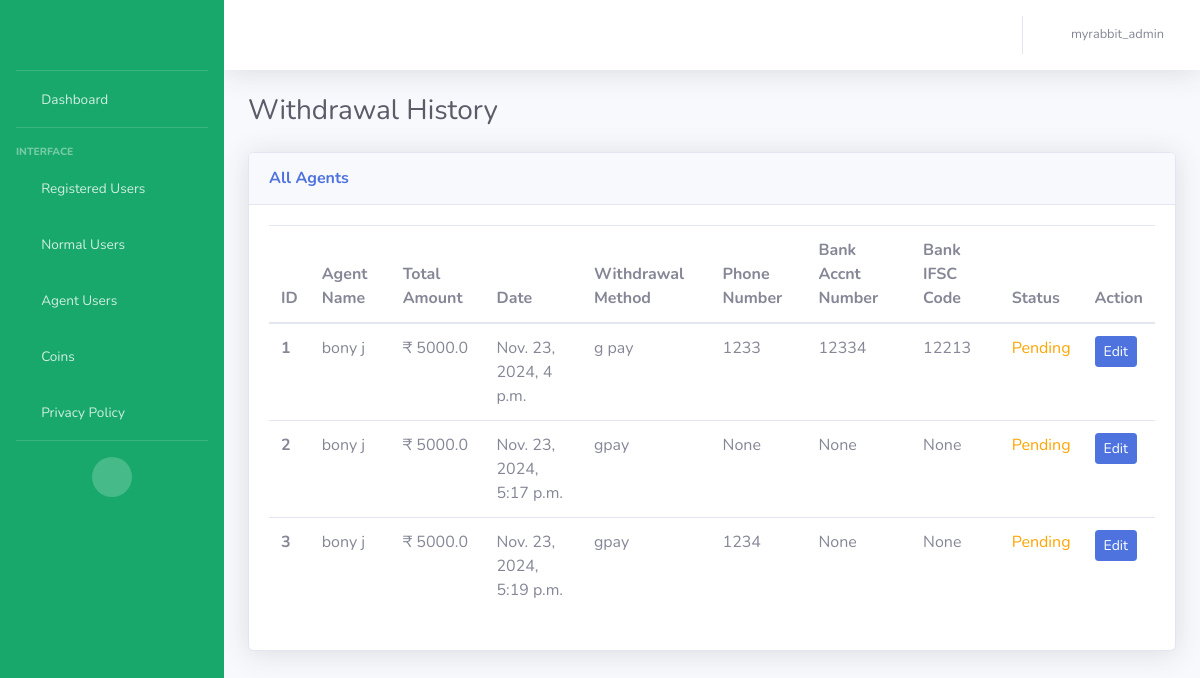
The app's page /history_agent_user (signed in) with its own data.
### my_rabit_app/models.py (models this page shows, shortened)
class WithdrawalHistoryModel(models.Model):
    agentpurchase_id = models.AutoField(primary_key=True)
    agent = models.ForeignKey(CustomerModel, on_delete=models.CASCADE, related_name='withdrawal_requests')
    withdrawal_amount = models.FloatField()
    withdrawal_date = models.DateTimeField(auto_now_add=True)
    withdrawal_method = models.CharField(max_length=20, choices=[
        ('g pay', 'G Pay'),
        ('phone pay', 'Phone Pe'),
        ('bank', 'Bank Transfer'),
    ])
    phone_number = models.CharField(max_length=15, blank=True, null=True)
    bank_account_number = models.CharField(max_length=30, blank=True, null=True)
    bank_ifsc_code = models.CharField(max_length=20, blank=True, null=True)
    status = models.CharField(max_length=20, default='Pending', choices=[
        ('Pending', 'Pending'),
        ('Completed', 'Completed'),
        ('Rejected', 'Rejected')
    ])

class CustomerModel(models.Model):
    NORMAL_USER = 'Normal User'
    AGENT_USER = 'Agent User'
    USER_STATUS_CHOICES = [
        (NORMAL_USER, 'Normal User'),
        (AGENT_USER, 'Agent User'),
    ]
    MALE = 'Male'
    FEMALE = 'Female'
    GENDER_CHOICES = [
        (MALE, 'Male'),
        (FEMALE, 'Female')
    ]
    customer_id = models.AutoField(primary_key=True)
    customer_first_name = models.CharField(max_length=100, blank=False)
    customer_last_name = models.CharField(max_length=100, default="unknown")
    customer_email = models.EmailField(default="unknown")
    customer_phone_number = models.CharField(max_length=50)
    customer_password = models.CharField(max_length=100, default='unknown')
    rating = models.IntegerField(default=0)
    terms_conditions = models.BooleanField(default=False)
    is_online = models.BooleanField(default=False)
    is_engaged = models.BooleanField(default=False)
    is_existing = models.BooleanField(default=False)
    adhaar_no = models.CharField(max_length=50, default="unknown")
    terms_conditions = models.BooleanField(default=False)
    gender = models.CharField(
        max_length=20,
        choices=GENDER_CHOICES,
        null=True
    )
    status = models.CharField(
        max_length=20,
        choices=USER_STATUS_CHOICES,
        default=NORMAL_USER,
    )
    @property
    def rating(self):
        from .models import RatingModel
        rating = RatingModel.objects.filter(agent=self).aggregate(Avg('ratings')).get('ratings__avg')
        return rating if rating is not None else 0

### my_rabit_app/views.py (the view)
# urls.py: path('history_agent_user', views.agent_history, name='history_agent_users'),  # Page for viewing withdrawals of agents
def agent_history(request):
    username = request.session.get('user', None)
    if username is None:
        return redirect('/login')
    agent_history = WithdrawalHistoryModel.objects.all()
    return render(request, 'agentuser_history.html', {'agent_history': agent_history, 'username': username})

### templates/agentuser_history.html (shortened to what this page needs)
{% extends 'base.html' %}
{% block content %}
                <div class="container-fluid">
                    <div class="d-sm-flex align-items-center justify-content-between mb-4">
                        <h1 class="h3 mb-0 text-gray-800">Withdrawal History</h1>
                    </div>
                    <div class="row">
                        <div class="col">
                            <div class="card shadow mb-4">
                                <div
                                    class="card-header py-3 d-flex flex-row align-items-center justify-content-between">
                                    <h6 class="m-0 font-weight-bold text-primary">All Agents</h6>
                                </div>
                                <div class="card-body">
                                    <div class="table-responsive">
                                        <table class="table table-hover all-users">
                                          <thead>
                                            <tr>
                                              <th scope="col">ID</th>
                                              <th scope="col">Agent Name</th>
                                              <th scope="col">Total Amount</th>
                                              <th scope="col">Date</th>
                                              <th scope="col">Withdrawal Method</th>
                                              <th scope="col">Phone Number</th>
                                              <th scope="col">Bank Accnt Number</th>
                                              <th scope="col">Bank IFSC Code</th>
                                              <th scope="col">Status</th>
                                              <th scope="col">Action</th>
                                            </tr>
                                          </thead>
                                          <tbody>
                                            {% for history in agent_history %}
                                            <tr>
                                              <th scope="row">{{ forloop.counter }}</th>
                                              <td>{{history.agent.customer_first_name}} {{history.agent.customer_last_name}}</td>
                                              <td>₹ {{history.withdrawal_amount}}</td>
                                              <td>{{history.withdrawal_date}}</td>
                                              <td>{{history.withdrawal_method}}</td>
                                              <td>{{history.phone_number}}</td>
                                              <td>{{history.bank_account_number}}</td>
                                              <td>{{history.bank_ifsc_code}}</td>
                                              <td>
                                                <span style="{% if history.status == 'Pending' %}color: orange;{% elif history.status == 'Completed' %}color: green;{% elif history.status == 'Rejected' %}color: red;{% endif %}">
            {{ history.status }}
        </span>
                                              </td>
                                              <td>
                                                <button class="edit-btn btn btn-primary btn-sm">Edit</button>
                                              </td>
                                            </tr>
                                            {% endfor %}
                                          </tbody>
                                        </table>
                                    </div>
                                </div>
                            </div>
                        </div>
                    </div>
                </div>
         {% endblock %}

### records on screen
WithdrawalHistoryModel: agent.customer_first_name "bony", agent.customer_last_name "j", withdrawal_amount "5000.0", withdrawal_date "Nov. 23, 2024, 4 p.m.", withdrawal_method "g pay", phone_number "1233", bank_account_number "12334", bank_ifsc_code "12213", status "Pending"
WithdrawalHistoryModel: agent.customer_first_name "bony", agent.customer_last_name "j", withdrawal_amount "5000.0", withdrawal_date "Nov. 23, 2024, 5:17 p.m.", withdrawal_method "gpay", phone_number "None", bank_account_number "None", bank_ifsc_code "None", status "Pending"
WithdrawalHistoryModel: agent.customer_first_name "bony", agent.customer_last_name "j", withdrawal_amount "5000.0", withdrawal_date "Nov. 23, 2024, 5:19 p.m.", withdrawal_method "gpay", phone_number "1234", bank_account_number "None", bank_ifsc_code "None", status "Pending"

### other values on screen
{{ username }} "myrabbit_admin"
